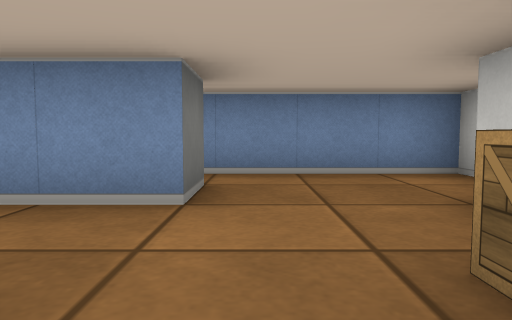
View 1 (above)

12 first-person views from a walk through a cub3D level. The camera is about half as high as the walls, tilts 4° down and sees 70° across. The floor is counted in squares. Each view is taken from the middle of a square. On the plan, view 1 faces up. The plan holds only what a view shows up to about 9 squares ahead; the rest is blank. The place goes on beyond the plan.

View 2
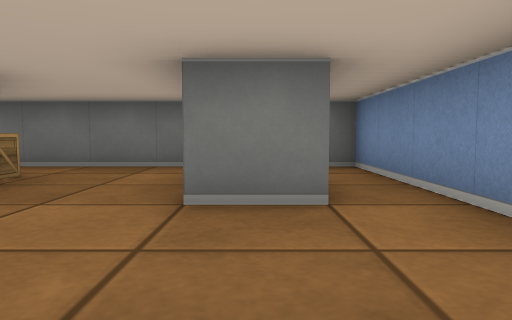

View 3
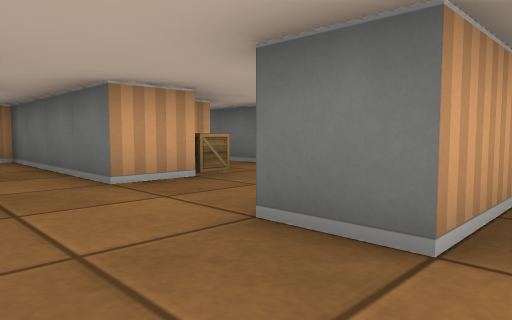

View 4
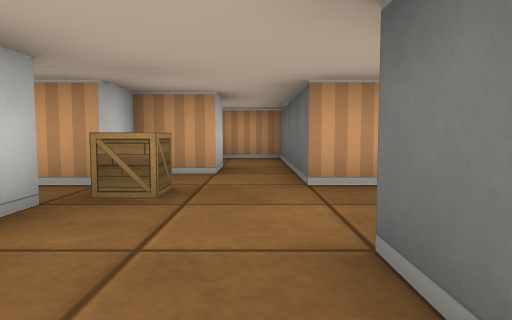

View 5
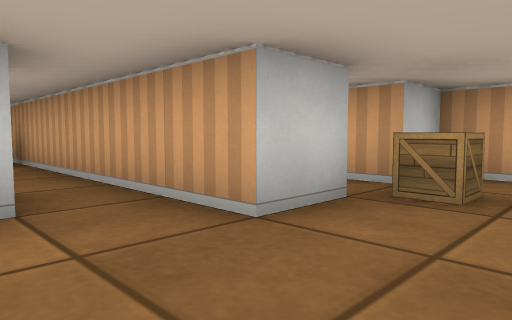

View 6
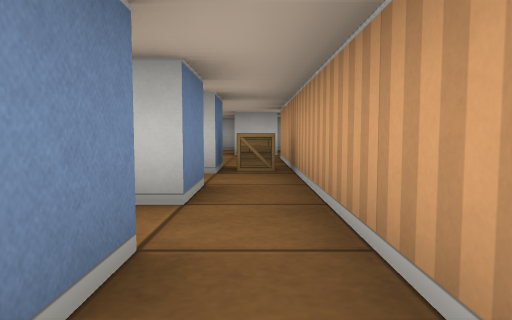

View 7
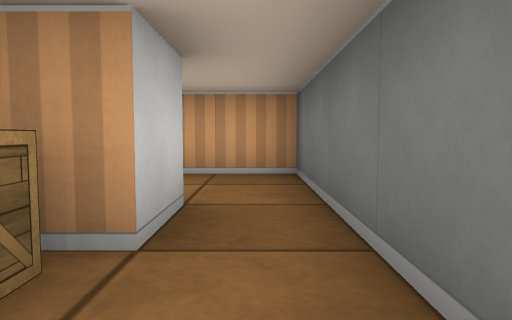

View 8
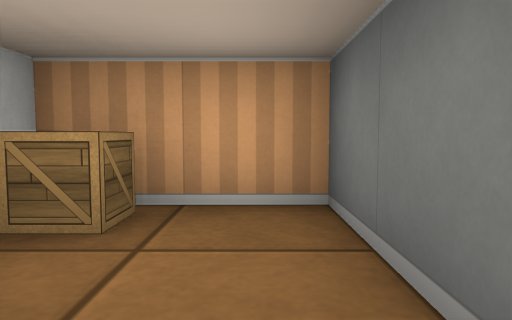

View 9
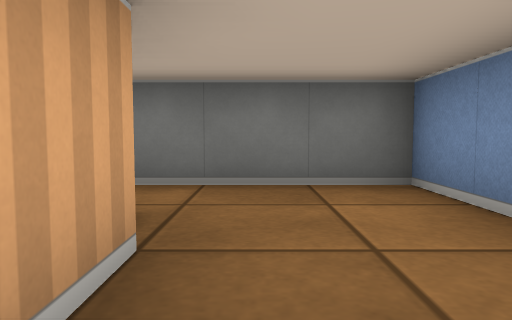

View 10
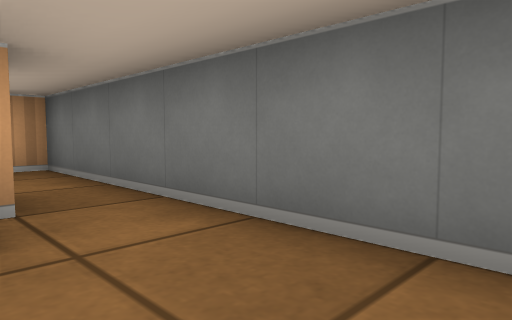

View 11
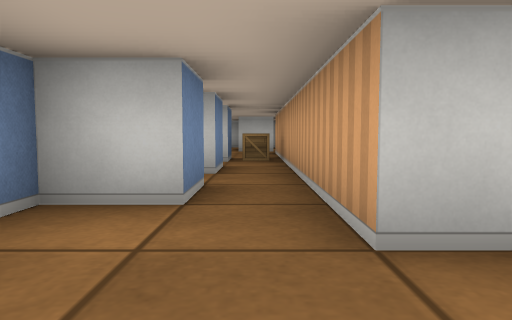

View 12
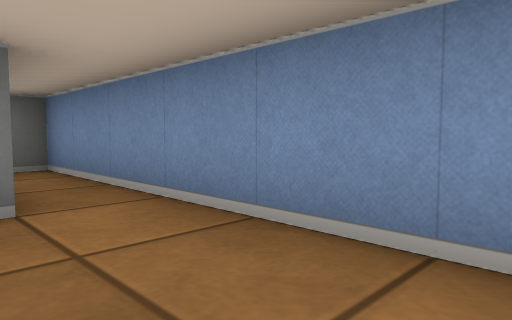

### Floor plan
Points are (right, up) in squares from view 1. A wall is a line through its corners. A room is listed if a view was taken in it or the views show most of it. See-through windows are left out.
Room 1 (views 1, 2, 3, 4, 5, 6, 7, 9, 10, 11, 12)
walls: (1.5, 1.4) (1.5, 2.5) (4.5, 2.5); (-1.5, 0.5) (-0.5, 0.5) (-0.5, -0.5); (-2, 3.5) (-0.5, 3.5) (-0.5, 2.5) (-3.5, 2.5) (-3.5, -0.5); (0.5, -0.5) (1.5, -0.5) (1.5, 0.5); (-2.5, -0.5) (-1.9, -0.5); (3.5, 3.5) (2.5, 3.5) (2.5, 4.5) (-3.5, 4.5) (-3.5, 4); (4.5, 3.5) (4.5, 3.9)
ways out: opening at (0, -1) to room 2; opening at (-3, -1) to room 3; opening at (4, 3)
objects: crate (-2, 0); crate (1, 1)
Room 2 (view 8)
walls: (0.5, -1.5) (0.5, -0.5); (-0.5, -0.5) (-0.5, -3.5) (1.5, -3.5)
ways out: opening at (0, -1) to room 1
objects: crate (1, -3)
Room 3 (no view inside)
walls: (-2.5, -1.5) (-2.5, -0.5); (-3.5, -0.5) (-3.5, -3.5) (-2, -3.5)
ways out: opening at (-3, -1) to room 1

Where each view was taken, in squares from view 1:
view 1: 0 up, 0 right, facing up
view 2: 3 up, 2 right, facing left
view 3: 4 up, 1 right, facing down-left
view 4: 4 up, 0 right, facing down
view 5: 4 up, 0 right, facing down-right
view 6: 3 up, 2 right, facing right
view 7: 1 up, 3 left, facing down
view 8: 1 down, 0 right, facing down
view 9: 1 up, 0 right, facing left
view 10: 2 up, 2 left, facing down-left
view 11: 3 up, 0 right, facing right
view 12: 3 up, 2 right, facing up-left
